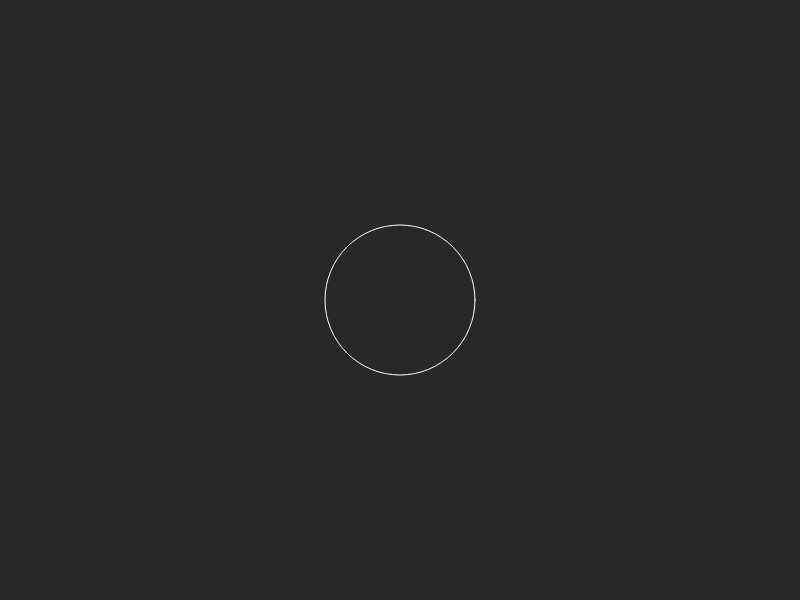
Frame 1 (no input)
Frame 60 (no input): identical to frame 1, image omitted
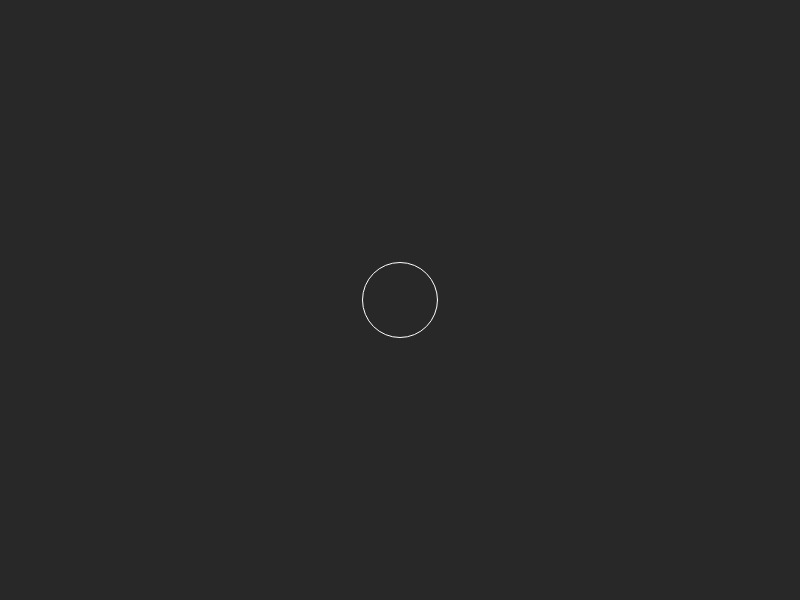
Frame 120 (the mouse pressed at the canvas centre since frame 60)

The p5.js sketch that drew these frames (run headless with seeded random() and noise() and a simulated clock; from frame 60 on, the mouse is pressed at the canvas centre):

// p5.js sketch
// ── sketch.js
function setup()
{
	createCanvas(800,600);
	noFill();
	stroke(255);
}

function draw(){
	background(40);

	
	if(mouseX<100){
  	ellipse(400,300,150,150);
  }else if(mouseX<300){
  	ellipse(400,300,100,100);
  }else if(mouseX<500){
 	ellipse(400,300,75,75);
  }else if(mouseX<600){
  	ellipse(400,300,50,50);
  }else if(mouseX<800){
  	ellipse(400,300,20,20);
  }
}
